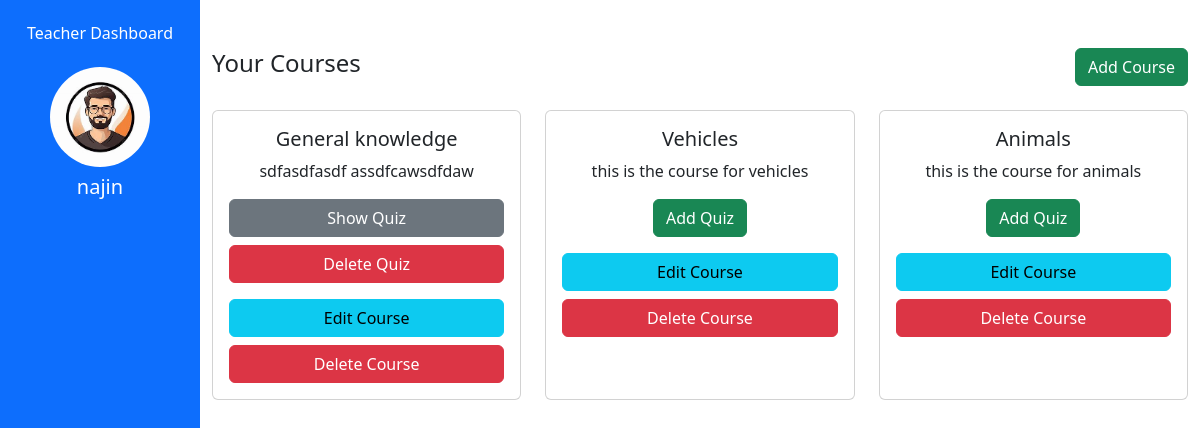
The page /teacher_home (signed in) on the database its author committed.
### AuthApp/models.py (models this page shows, shortened)
class CustomUser(AbstractUser):
    role = models.CharField(max_length=100, blank=True, null=True)
    username = models.CharField(max_length=100, blank=True, null=True,unique=False)
    email =  models.EmailField(max_length=100, blank=True, null=True,unique=True)
    USERNAME_FIELD = 'email'
    REQUIRED_FIELDS = []

### TeacherApp/models.py (models this page shows)
class Courses(models.Model):
    teacher = models.ForeignKey(CustomUser,related_name="teacher", on_delete=models.CASCADE)
    name = models.CharField(max_length=50)
    code = models.CharField(max_length=50,null=True)
    description  = models.TextField(null=True)
    quiz_added  = models.BooleanField(default=False)

### AuthApp/decorator.py (the view)
        def wrapper(request):
            if key not in request.session:
                return redirect("login")
            return view_func(request)

### AuthApp/decorator.py (called while the page is built)
def check_session_key(key):
    def decorator(view_func):
        def wrapper(request):
            if key not in request.session:
                return redirect("login")
            return view_func(request)
        return wrapper
    return decorator

def check_teacher_session(view_func):
        def wrapper(request):
            if request.session["role"] == "teacher":
                return view_func(request)
            else:
                return redirect("not_found")
        return wrapper

### TeacherApp/views.py (called while the page is built)
@check_session_key('email')
@check_teacher_session
@never_cache
def TeacherHome(request):
    email = request.session["email"]
    current_user = CustomUser.objects.get(email = email)
    courses_queryset = Courses.objects.filter(teacher = current_user)
    context = {
        "courses_queryset":courses_queryset,
        'username':current_user.username
    }
    return render(request,"TeacherHome.html",context)

### TeacherApp/templates/TeacherHome.html (shortened to what this page needs)
{% load static %}
<!DOCTYPE html>
<html lang="en">
<head>
    <link
      href="https://cdn.jsdelivr.net/npm/bootstrap@5.3.0-alpha1/dist/css/bootstrap.min.css"
      rel="stylesheet"
    />
</head>
<body class="">
  <div class="container-fluid">
    <div class="row">
        <div class="col-md-2 bg-primary text-white p-4 h-100vh bg-custom-background">
            <h6 class="text-center mb-4">Teacher Dashboard</h6>
            <div class="text-center mb-4">
                <img src="{% static "images/profile.jpeg" %}" alt="" class="img-fluid rounded-circle mb-2" width="100" height="100">
                <h5>{{ username }}</h5>
            </div>
        </div>
        <div class="col-md-10 mt-5">
            <div class="d-flex justify-content-between align-items-center mb-4">
                <h4>Your Courses</h4>
                <button class="btn btn-success" data-bs-toggle="modal" data-bs-target="#addcourse">Add Course</button>
            </div>
            <div class="row">
                {% for course in courses_queryset %}
                <div class="col-md-6 col-lg-4 mb-4">
                    <div class="card h-100 ">
                        <div class="card-body text-center">
                            <h5 class="card-title">{{ course.name }}</h5>
                            <p class="card-text">{{ course.description }}</p>
                            {% if course.quiz_added %}
                            <div class="d-grid gap-2 mb-3">
                                <a href="{% url "show_quiz" course.id %}" class="btn btn-secondary">Show Quiz</a>
                                <a href="{% url "delete_quiz" course.id %}" class="btn btn-danger">Delete Quiz</a>
                            </div>
                            {% else %}
                            <a href="{% url "add_quiz" course.code course.id %}" class="btn btn-success mb-3">Add Quiz</a>
                            {% endif %}
                            <div class="d-grid gap-2">
                                <a href="#editcourse-{{ forloop.counter }}" class="btn btn-info" data-bs-toggle="modal">Edit Course</a>
                                <a href="#delete-{{ forloop.counter }}" class="btn btn-danger" data-bs-toggle="modal">Delete Course</a>
                            </div>
                        </div>
                    </div>
                </div>
                {% endfor %}
            </div>
        </div>
    </div>
</div>
</body>
</html>

### TeacherApp/templates/TeacherHome.html (style rules this page uses)
.bg-custom-background { min-height: 100vh; }

### rows shown on the page
CustomUser: username "najin"
Courses: name "General knowledge", description "sdfasdfasdf assdfcawsdfdaw", quiz_added "Show Quiz"
Courses: name "Vehicles", description "this is the course for vehicles", quiz_added "Add Quiz"
Courses: name "Animals", description "this is the course for animals", quiz_added "Add Quiz"
